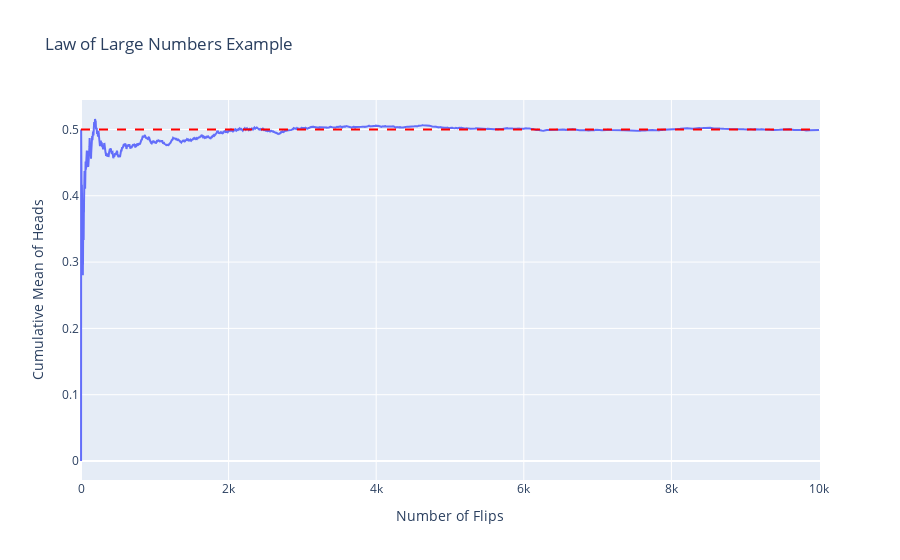

Here is the notebook cell this chart was saved with:
### Markdown cell above
## Law of Large Numbers

As the number of trials increases, the sample mean converges to the population mean

### Code cell
import numpy as np
import plotly.graph_objs as go
import plotly.io as pio

# 0 for Tails, 1 for Heads
coin_flips = np.random.choice([0, 1], size=10000)
cumulative_mean = np.cumsum(coin_flips) / np.arange(1, 10001)

fig = go.Figure()
fig.add_trace(go.Scatter(x=np.arange(1, 10001), 
                         y=cumulative_mean, 
                         mode='lines', 
                         name='Cumulative Mean'))

fig.add_shape(type='line',
              x0=0, x1=10000, y0=0.5, y1=0.5,
              line=dict(color='red', dash='dash'),
              name="Expected Probability")

fig.update_layout(title="Law of Large Numbers Example",
                  xaxis_title="Number of Flips",
                  yaxis_title="Cumulative Mean of Heads",
                  showlegend=False)

pio.show(fig)

### Figure 1 — Plotly figure (JSON) as saved in the notebook; plotly's stock layout.template omitted (floating-point values rounded to 4 significant figures; data arrays with more than 128 entries replaced by an {"elided": "..."} marker saying what was removed)
{"data": [{"mode": "lines", "name": "Cumulative Mean", "type": "scatter", "x": {"elided": "10000 int values"}, "y": {"elided": "10000 float values"}}], "layout": {"shapes": [{"line": {"color": "red", "dash": "dash"}, "name": "Expected Probability", "type": "line", "x0": 0, "x1": 10000, "y0": 0.5, "y1": 0.5}], "showlegend": false, "title": {"text": "Law of Large Numbers Example"}, "xaxis": {"title": {"text": "Number of Flips"}}, "yaxis": {"title": {"text": "Cumulative Mean of Heads"}}}}
